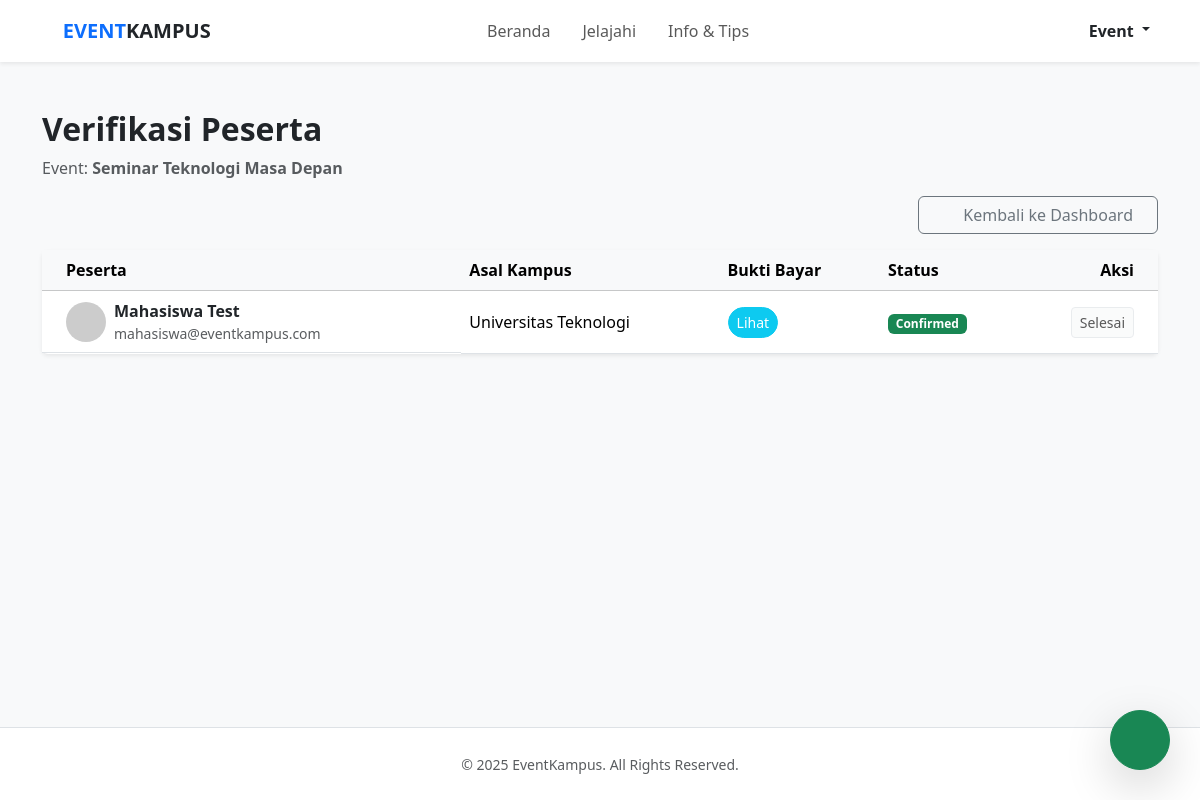
Screenshot of /event_management/verifikasi_peserta.php?id=1 (signed in) with the database file from the repository.
### tables this page shows
CREATE TABLE `events` (
    `id` int NOT NULL,
    `title` varchar(200) NOT NULL,
    `description` text,
    `event_date` datetime NOT NULL,
    `location` varchar(100) DEFAULT NULL,
    `zoom_link` varchar(255) DEFAULT NULL,
    `category` varchar(50) DEFAULT NULL,
    `event_type` enum('offline', 'online') DEFAULT 'offline',
    `price` decimal(10, 2) DEFAULT '0.00',
    `poster` varchar(255) DEFAULT NULL,
    `user_id` int DEFAULT NULL,
    `created_at` timestamp NULL DEFAULT CURRENT_TIMESTAMP,
    `participants` int DEFAULT '0',
    `is_reminder_sent` tinyint(1) DEFAULT '0',
    `certificate_link` text,
    `payment_info_bank` varchar(255) DEFAULT NULL,
    `payment_info_ewallet` varchar(255) DEFAULT NULL,
    `reminder_sent` tinyint(1) DEFAULT '0'
);

CREATE TABLE `event_registrations` (
    `id` int NOT NULL,
    `user_id` int NOT NULL,
    `event_id` int NOT NULL,
    `registered_at` timestamp NULL DEFAULT CURRENT_TIMESTAMP,
    `payment_proof` varchar(255) DEFAULT NULL,
    `status` enum(
        'pending',
        'confirmed',
        'rejected'
    ) DEFAULT 'confirmed'
);

CREATE TABLE `users` (
    `id` int NOT NULL,
    `name` varchar(100) NOT NULL,
    `email` varchar(100) NOT NULL,
    `campus` varchar(100) DEFAULT NULL,
    `password` varchar(255) DEFAULT NULL,
    `role` enum(
        'admin',
        'mahasiswa',
        'event_organizer'
    ) DEFAULT 'mahasiswa',
    `created_at` timestamp NULL DEFAULT CURRENT_TIMESTAMP,
    `google_id` varchar(255) DEFAULT NULL,
    `photo` varchar(255) DEFAULT NULL,
    `google_refresh_token` text,
    `description` text,
    `is_verified` tinyint(1) DEFAULT '0',
    `verification_token` varchar(255) DEFAULT NULL,
    `notify_email` tinyint(1) DEFAULT '1',
    `notify_web` tinyint(1) DEFAULT '1',
    `reset_token` varchar(255) DEFAULT NULL,
    `reset_expires_at` datetime DEFAULT NULL
);

### event_management/verifikasi_peserta.php (the view, shortened to what this page needs)
<?php
require_once __DIR__ . '/../includes/header.php';
require_once __DIR__ . '/../config/email_helper.php';
$event_id = (int)$_GET['id'];
$uid = $_SESSION['user_id'];
$stmt = $conn->prepare("SELECT * FROM events WHERE id=? AND user_id=?");
$stmt->bind_param("ii", $event_id, $uid);
$stmt->execute();
$event = $stmt->get_result()->fetch_assoc();
$registrations = $conn->query("
    SELECT r.*, u.name AS user_name, u.email AS user_email, u.campus AS user_campus, u.photo, u.id AS user_target_id
    FROM event_registrations r
    JOIN users u ON r.user_id = u.id
    WHERE r.event_id = $event_id
    ORDER BY r.registered_at DESC
");
?>
<div class="container py-5">
    <h2 class="fw-bold mb-2">Verifikasi Peserta</h2>
    <p class="text-muted">Event: <strong><?= htmlspecialchars($event['title']) ?></strong></p>
    <div class="d-flex justify-content-end mb-3">
        <button onclick="goBack('<?= BASE_URL ?>/pages/dashboard.php')" class="btn btn-outline-secondary px-4">
            <i class="bi bi-arrow-left me-1"></i> Kembali ke Dashboard
        </button>
    </div>
    <div class="card shadow-sm border-0"><div class="card-body p-0">
        <div class="table-responsive">
            <table class="table table-hover align-middle mb-0">
                <thead class="table-light">
                    <tr>
                        <th class="ps-4">Peserta</th>
                        <th>Asal Kampus</th>
                        <th>Bukti Bayar</th>
                        <th>Status</th>
                        <th class="text-end pe-4">Aksi</th>
                    </tr>
                </thead>
            <tbody>
            <?php if($registrations->num_rows > 0): while($reg = $registrations->fetch_assoc()): ?>
                <tr>
                    <td class="ps-4 d-flex align-items-center">
                        <?php $foto_path = !empty($reg['photo']) ? BASE_URL . "/assets/images/profiles/" . $reg['photo'] : "https://via.placeholder.com/40"; ?>
                        <img src="<?= $foto_path ?>" onerror="this.src='https://via.placeholder.com/40'" class="rounded-circle me-2" width="40" height="40" style="object-fit: cover;">
                        <div>
                            <a href="<?= BASE_URL ?>/user_profile/profile.php?id=<?= $reg['user_target_id'] ?>" class="fw-bold text-decoration-none text-dark"><?= htmlspecialchars($reg['user_name']) ?></a>
                            <div class="small text-muted"><?= htmlspecialchars($reg['user_email']) ?></div>
                        </div>
                    </td>
                    <td><?= !empty($reg['user_campus']) ? htmlspecialchars($reg['user_campus']) : '-' ?></td>
                    <td>
                        <?php if ($reg['payment_proof']): ?>
                            <a href="<?= BASE_URL ?>/assets/images/payments/<?= $reg['payment_proof'] ?>" target="_blank" class="btn btn-sm btn-info text-white rounded-pill">Lihat</a>
                        <?php else: ?>
                            <span class="text-success">GRATIS</span>
                        <?php endif; ?>
                    </td>
                    <td>
                        <span class="badge bg-<?= ($reg['status'] === 'confirmed' ? 'success' : ($reg['status'] === 'pending' ? 'warning' : 'danger')) ?>"><?= ucfirst($reg['status']) ?></span>
                    </td>
                    <td class="text-end pe-4">
                        <?php if($reg['status'] === 'pending'): ?>
                        <form method="POST" class="d-inline">
                            <input type="hidden" name="registration_id" value="<?= $reg['id'] ?>">
                            <input type="hidden" name="action" value="accept">
                            <button type="submit" class="btn btn-sm btn-success me-1" title="Konfirmasi" onclick="return confirm('Yakin ingin menerima pendaftar ini?')"><i class="bi bi-check-lg"></i></button>
                        </form>
                        <form method="POST" class="d-inline">
                            <input type="hidden" name="registration_id" value="<?= $reg['id'] ?>">
                            <input type="hidden" name="action" value="reject">
                            <button type="submit" class="btn btn-sm btn-danger" title="Tolak" onclick="return confirm('Yakin ingin menolak pendaftar ini?')"><i class="bi bi-x-lg"></i></button>
                        </form>
                        <?php else: ?>
                            <button class="btn btn-sm btn-light border" disabled>Selesai</button>
                        <?php endif; ?>
                    </td>
                </tr>
            <?php endwhile; else: ?>
                <tr><td colspan="5" class="text-center py-4 text-muted">Belum ada peserta yang mendaftar.</td></tr>
            <?php endif; ?>
            </tbody>
        </table></div>
    </div></div>
</div>
<?php require_once __DIR__ . '/../includes/footer.php'; ?>

### rows the page displays
events: title "Seminar Teknologi Masa Depan"
event_registrations: user.name "Mahasiswa Test", user.email "mahasiswa@eventkampus.com", user.campus "Universitas Teknologi", status "Confirmed", shows "Selesai"

### other values shown
explode(' ', $_SESSION['name'])[0] "Event"
